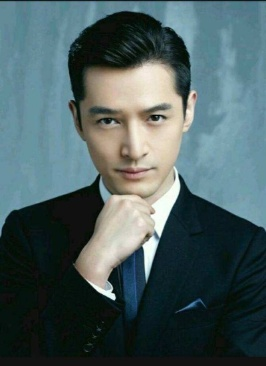
#> input picture huge_r2.jpg, 266 x 366 px
$ python opencv_operation.py
#> lines starting #> are read from the running program, lines starting #| are printed output that depends on the picture
# -*- coding: utf-8 -*-
"""
Created on Fri Sep 25 20:26:21 2020

@author: shangyonggang
"""

import cv2
import numpy as np

if __name__ == "__main__":
    #image read
    if 0:
        img_path = "./zhaoliying_r2.jpg"

        img_color = cv2.imread(img_path, cv2.IMREAD_COLOR)
        img_gray = cv2.imread(img_path, cv2.IMREAD_GRAYSCALE)

        print("img_color.shape = ", img_color.shape)
        print("img_gray.shape = ", img_gray.shape)

        cv2.imshow("img_color", img_color)
        cv2.imshow("img_gray", img_gray)

        cv2.waitKey(0)

    #color space
    if 0:
        img_path = "./fengjing_r.jpg"

        img_color = cv2.imread(img_path, cv2.IMREAD_COLOR)

        img_rgb = cv2.cvtColor(img_color, cv2.COLOR_BGR2RGB)
        img_gray = cv2.cvtColor(img_color, cv2.COLOR_BGR2GRAY)
        img_hsv = cv2.cvtColor(img_color, cv2.COLOR_BGR2HSV)

        cv2.imshow("img_color", img_color)
        cv2.imshow("img_rgb", img_rgb)
        cv2.imshow("img_gray", img_gray)
        cv2.imshow("img_hsv", img_hsv)

        cv2.waitKey(0)


    #image roi
    if 0:
        img_path_1 = "./huge_r2.jpg"
        img_path_2 = "./zhaoliying_r2.jpg"

        img_1 = cv2.imread(img_path_1, cv2.IMREAD_COLOR)
        img_2 = cv2.imread(img_path_2, cv2.IMREAD_COLOR)

        img_1_roi = img_1[: , :int(img_1.shape[1]/2)]
        img_2_roi = img_2[: , int(img_2.shape[1]/2):]

        cv2.imshow("img_1_roi", img_1_roi)
        cv2.imshow("img_2_roi", img_2_roi)

        cv2.waitKey(0)

    #image resize
    if 0:
        img_path_1 = "./huge_r2.jpg"

        img_1 = cv2.imread(img_path_1, cv2.IMREAD_COLOR)
        img_1_resize1 = cv2.resize(img_1, (int(img_1.shape[1]*3/4), int(img_1.shape[0]*3/4)))
        img_1_resize2 = cv2.resize(img_1, (int(img_1.shape[1]/2), int(img_1.shape[0]/2)))

        cv2.imshow("img_1", img_1)
        cv2.imshow("img_1_resize1", img_1_resize1)
        cv2.imshow("img_1_resize2", img_1_resize2)

        cv2.waitKey(0)

    #split and merge
    if 0:
        img_path = "./fengjing_r.jpg"

        img_color = cv2.imread(img_path, cv2.IMREAD_COLOR)

        B,G,R = cv2.split(img_color)
        img_merge = cv2.merge((B,G,R))

        cv2.imshow("B", B)
        cv2.imshow("G", G)
        cv2.imshow("R", R)
        cv2.imshow("img_merge", img_merge)

        cv2.waitKey(0)

    #image concat
    if 0:
        img_path_1 = "./zhaoliying_r2.jpg"
        img_path_2 = "./huge_r2.jpg"

        img_1 = cv2.imread(img_path_1, cv2.IMREAD_COLOR)
        img_2 = cv2.imread(img_path_2, cv2.IMREAD_COLOR)

        img_1_resize = cv2.resize(img_1, (int(img_1.shape[1]/2), int(img_1.shape[0]/2)))
        img_2_resize = cv2.resize(img_2, (int(img_2.shape[1]/2), int(img_2.shape[0]/2)))

        img_concat1 = np.concatenate((img_1_resize, img_2_resize), axis=0)#vertical
        img_concat2 = np.concatenate((img_concat1, img_concat1), axis=1)#horizontal
        img_concat2 = cv2.hconcat((img_concat2, img_concat2))#horizontal

        cv2.imshow("concat2", img_concat2)

        cv2.waitKey(0)

    #图像旋转
    if 1:
        img_path_1 = "./huge_r2.jpg"

        img_1 = cv2.imread(img_path_1, cv2.IMREAD_COLOR)
#> img_1 is the input picture: shape (366, 266, 3); mean B, G, R 96.2, 94.5, 75.6

        A1 = cv2.getRotationMatrix2D((int(img_1.shape[1]/2.0), int(img_1.shape[0]/2.0)), 30, 1.0)
        d1 = cv2.warpAffine(img_1, A1, (img_1.shape[1], img_1.shape[0]), borderValue = 125)
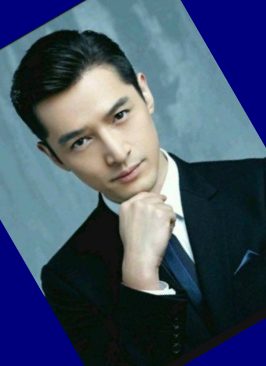
#> d1: shape (366, 266, 3); mean B, G, R 103.1, 81.2, 66.8

        A2 = cv2.getRotationMatrix2D((int(img_1.shape[1]/2.0), int(img_1.shape[0]/2.0)), -30, 1.0)
        d2 = cv2.warpAffine(img_1, A2, (img_1.shape[1], img_1.shape[0]), borderValue = 125)
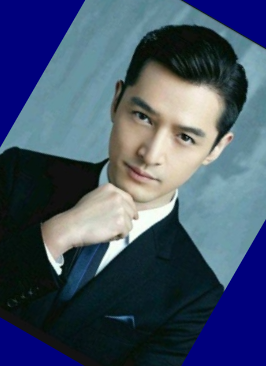
#> d2: shape (366, 266, 3); mean B, G, R 103.5, 81.3, 66.7

        cv2.imshow("30", d1)
        cv2.imshow("-30", d2)

        cv2.waitKey(0)

    #图片叠加
    if 0:
        img_path_base = "./fengjing.jpg"
        img_path_1 = "./huge_r2.jpg"
        img_path_2 = "./zhaoliying_r2.jpg"

        img_base = cv2.imread(img_path_base, cv2.IMREAD_COLOR)
        img_1 = cv2.imread(img_path_1, cv2.IMREAD_COLOR)
        img_2 = cv2.imread(img_path_2, cv2.IMREAD_COLOR)

        A1 = cv2.getRotationMatrix2D((int(img_1.shape[1]/2.0), int(img_1.shape[0]/2.0)), 30, 1.0)
        d1 = cv2.warpAffine(img_1, A1, (img_1.shape[1], img_1.shape[0]), borderValue = 125)
        cv2.imshow("a", d1)


        img_1_resize = cv2.resize(img_1, (int(img_1.shape[1]/2), int(img_1.shape[0]/2)))
        img_2_resize = cv2.resize(img_2, (int(img_2.shape[1]/2), int(img_2.shape[0]/2)))

        h_s = img_base.shape[0]-img_1_resize.shape[0]
        h_e = img_base.shape[0]
        w_s = int(img_base.shape[1]/2)-img_1_resize.shape[1]
        w_e = int(img_base.shape[1]/2)
        img_roi1 = img_base[h_s:h_e, w_s:w_e]
        img_roi1 = cv2.addWeighted(img_roi1, 0.3, img_1_resize, 0.8, 0)
        img_base[h_s:h_e, w_s:w_e] = img_roi1[:, :]

        h_s = img_base.shape[0]-img_2_resize.shape[0]
        h_e = img_base.shape[0]
        w_s = int(img_base.shape[1]/2)
        w_e = int(img_base.shape[1]/2)+img_1_resize.shape[1]
        img_roi2 = img_base[h_s:h_e, w_s:w_e]
        img_roi2 = cv2.addWeighted(img_roi2, 0.5, img_2_resize, 0.7, 0)
        img_base[h_s:h_e, w_s:w_e] = img_roi2[:, :]


        cv2.imshow("img_base", img_base)

        cv2.waitKey(0)
